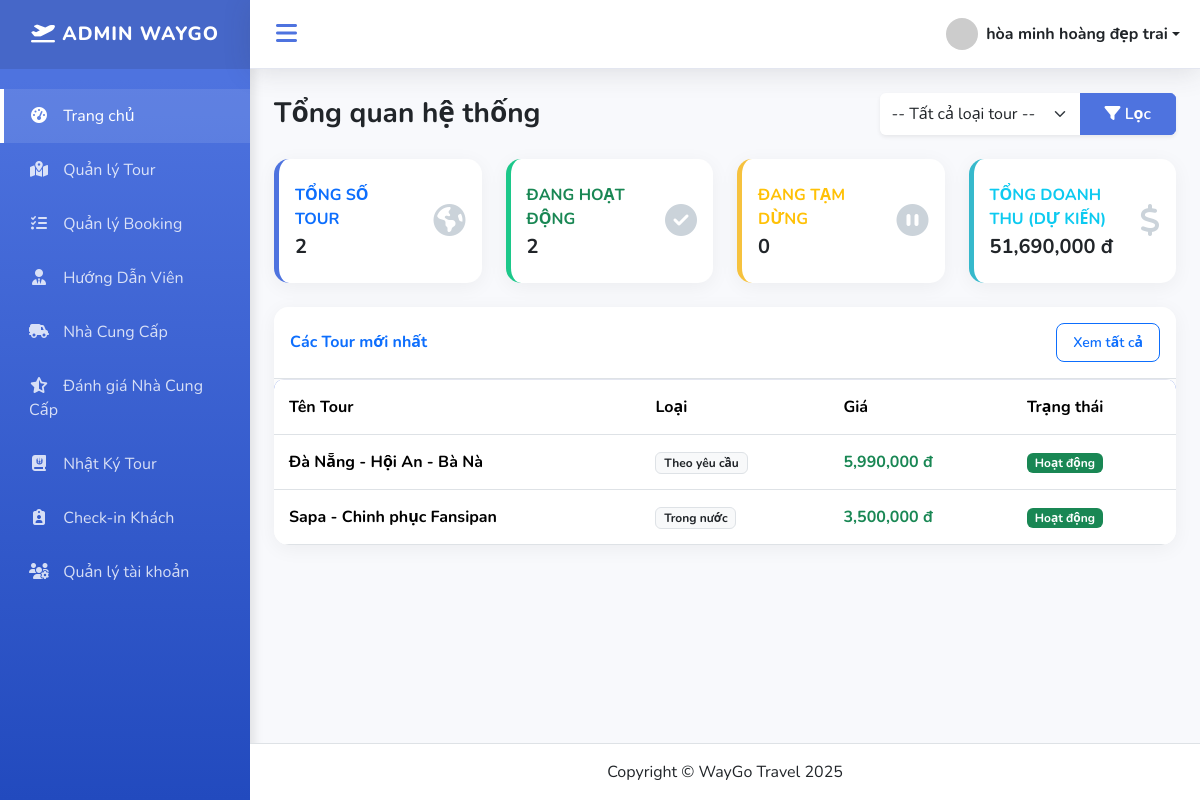
The page /index.php?action=dashboard (signed in) on the database its author committed.
### tables this page shows
CREATE TABLE `tours` (
  `id` int NOT NULL,
  `ten_tour` varchar(255) NOT NULL,
  `loai_tour` enum('Trong nước','Quốc tế','Theo yêu cầu') NOT NULL,
  `dia_diem` varchar(255) NOT NULL,
  `thoi_gian` varchar(100) DEFAULT NULL,
  `gia_tour` decimal(12,2) DEFAULT NULL,
  `mo_ta` text,
  `ngay_khoi_hanh` date DEFAULT NULL,
  `phuong_tien` varchar(100) DEFAULT NULL,
  `so_nguoi_toi_da` int DEFAULT NULL,
  `status` enum('Hoạt động','Đang tạm dừng','Hủy') DEFAULT 'Hoạt động'
);

### controllers/DashboardController.php (called while the page is built, shortened)
<?php
require_once PATH_MODEL . "TourModel.php";
require_once PATH_MODEL . "BookingModel.php";
class DashboardController {
    private $tourModel;
    private $bookingModel;
    public function __construct() {
        $this->tourModel = new TourModel();
        $this->bookingModel = new BookingModel();
    }
    public function index() {
        $tours = $this->tourModel->getAllTours();
        $stats = [
            'total' => count($tours),
            'active' => 0,
            'paused' => 0,
            'cancelled' => 0
        ];
        foreach ($tours as $t) {
            $t = (array)$t;
            if ($t['status'] == 'Hoạt động') $stats['active']++;
            elseif ($t['status'] == 'Đang tạm dừng') $stats['paused']++;
            elseif ($t['status'] == 'Hủy') $stats['cancelled']++;
        }
        $bookings = $this->bookingModel->getAllBookings();
        $totalRevenue = 0;
        foreach($bookings as $b) {
            $totalRevenue += $b['tong_tien'];
        }
        include PATH_VIEW . 'admin/dashboard.php';
    }
}

### index.php (called while the page is built, shortened)
<?php
require_once './routes/index.php';

### models/BaseModel.php (called while the page is built, shortened)
<?php
class BaseModel
{
    public function __construct()
    {
        $dsn = sprintf('mysql:host=%s;port=%s;dbname=%s;charset=utf8', DB_HOST, DB_PORT, DB_NAME);
        try {
            $this->pdo = new PDO($dsn, DB_USERNAME, DB_PASSWORD, DB_OPTIONS);
        } catch (PDOException $e) {
            die("Kết nối cơ sở dữ liệu thất bại: {$e->getMessage()}. Vui lòng thử lại sau.");
        }
    }
}

### models/TourModel.php (called while the page is built, shortened)
<?php
class TourModel extends BaseModel {
    public function getAllTours($keyword = null, $loai_tour = null) {
    $sql = "SELECT t.*,
            (SELECT image_path FROM tour_images WHERE tour_id = t.id LIMIT 1) AS image_path
            FROM tours t
            WHERE 1=1";
    $params = [];
    $sql .= " ORDER BY t.id DESC";
    $stmt = $this->pdo->prepare($sql);
    $stmt->execute($params);
    return $stmt->fetchAll(PDO::FETCH_OBJ);
}
}
?>

### models/BookingModel.php (called while the page is built, shortened)
<?php
require_once "BaseModel.php";
class BookingModel extends BaseModel
{
    public function getAllBookings($status = null)
    {
        $sql = "SELECT b.*, t.ten_tour, t.thoi_gian, h.ho_ten AS hdv_name,
                COALESCE(b.ngay_khoi_hanh, t.ngay_khoi_hanh) as hien_thi_ngay,
                (SELECT image_path FROM tour_images WHERE tour_id = t.id LIMIT 1) as tour_image
                FROM bookings b
                LEFT JOIN tours t ON b.tour_id = t.id
                LEFT JOIN huong_dan_viens h ON b.hdv_id = h.id
                WHERE 1=1";
        $sql .= " ORDER BY b.created_at DESC";
        return $this->pdo->query($sql)->fetchAll(PDO::FETCH_ASSOC);
    }
}

### views/admin/dashboard.php (the view, shortened to what this page needs)
<?php include PATH_VIEW . 'layouts/header.php'; ?>
<div class="d-sm-flex align-items-center justify-content-between mb-4">
    <h1 class="h3 mb-0 text-gray-800 fw-bold">Tổng quan hệ thống</h1>
    <form class="d-flex shadow-sm bg-white rounded overflow-hidden" method="GET" action="index.php">
        <select name="tour_type" class="form-select border-0" style="width: 200px;" onchange="this.form.submit()">
            <option value="">-- Tất cả loại tour --</option>
        </select>
        <button class="btn btn-primary rounded-0 px-4"><i class="fa-solid fa-filter"></i> Lọc</button>
    </form>
</div>
<div class="row g-4 mb-4">
    <div class="col-xl-3 col-md-6">
        <div class="card card-modern card-border-left-primary h-100 py-2">
            <div class="card-body">
                <div class="row no-gutters align-items-center">
                    <div class="col mr-2">
                        <div class="text-xs fw-bold text-primary text-uppercase mb-1">
                            Tổng số Tour</div>
                        <div class="h5 mb-0 fw-bold text-gray-800"><?= $stats['total'] ?></div>
                    </div>
                    <div class="col-auto">
                        <i class="fa-solid fa-earth-americas fa-2x text-gray-300" style="color: #cbd3da;"></i>
                    </div>
                </div>
            </div>
        </div>
    </div>
    <div class="col-xl-3 col-md-6">
        <div class="card card-modern card-border-left-success h-100 py-2">
            <div class="card-body">
                <div class="row no-gutters align-items-center">
                    <div class="col mr-2">
                        <div class="text-xs fw-bold text-success text-uppercase mb-1">
                            Đang hoạt động</div>
                        <div class="h5 mb-0 fw-bold text-gray-800"><?= $stats['active'] ?></div>
                    </div>
                    <div class="col-auto">
                        <i class="fa-solid fa-check-circle fa-2x" style="color: #cbd3da;"></i>
                    </div>
                </div>
            </div>
        </div>
    </div>
    <div class="col-xl-3 col-md-6">
        <div class="card card-modern card-border-left-warning h-100 py-2">
            <div class="card-body">
                <div class="row no-gutters align-items-center">
                    <div class="col mr-2">
                        <div class="text-xs fw-bold text-warning text-uppercase mb-1">
                            Đang tạm dừng</div>
                        <div class="h5 mb-0 fw-bold text-gray-800"><?= $stats['paused'] ?></div>
                    </div>
                    <div class="col-auto">
                        <i class="fa-solid fa-pause-circle fa-2x" style="color: #cbd3da;"></i>
                    </div>
                </div>
            </div>
        </div>
    </div>
    <div class="col-xl-3 col-md-6">
        <div class="card card-modern card-border-left-info h-100 py-2">
            <div class="card-body">
                <div class="row no-gutters align-items-center">
                    <div class="col mr-2">
                        <div class="text-xs fw-bold text-info text-uppercase mb-1">
                            Tổng doanh thu (Dự kiến)</div>
                        <div class="h5 mb-0 fw-bold text-gray-800"><?= number_format($totalRevenue) ?> đ</div>
                    </div>
                    <div class="col-auto">
                        <i class="fa-solid fa-dollar-sign fa-2x" style="color: #cbd3da;"></i>
                    </div>
                </div>
            </div>
        </div>
    </div>
</div>
<div class="row">
    <div class="col-lg-12">
        <div class="card card-modern mb-4">
            <div class="card-header py-3 d-flex flex-row align-items-center justify-content-between bg-white border-bottom">
                <h6 class="m-0 fw-bold text-primary">Các Tour mới nhất</h6>
                <a href="index.php?action=tour_list" class="btn btn-sm btn-outline-primary">Xem tất cả</a>
            </div>
            <div class="card-body p-0">
                <div class="table-responsive">
                    <table class="table table-modern align-middle mb-0">
                        <thead>
                            <tr>
                                <th>Tên Tour</th>
                                <th>Loại</th>
                                <th>Giá</th>
                                <th>Trạng thái</th>
                            </tr>
                        </thead>
                        <tbody>
                            <?php
                            $count = 0;
                            foreach($tours as $t):
                                $t = (array)$t;
                            ?>
                            <tr>
                                <td class="fw-bold"><?= $t['ten_tour'] ?></td>
                                <td><span class="badge bg-light text-dark border"><?= $t['loai_tour'] ?></span></td>
                                <td class="text-success fw-bold"><?= number_format($t['gia_tour']) ?> đ</td>
                                <td>
                                    <?php if($t['status'] == 'Hoạt động'): ?>
                                        <span class="badge bg-success">Hoạt động</span>
                                    <?php elseif($t['status'] == 'Đang tạm dừng'): ?>
                                        <span class="badge bg-warning text-dark">Tạm dừng</span>
                                    <?php else: ?>
                                        <span class="badge bg-danger">Hủy</span>
                                    <?php endif; ?>
                                </td>
                            </tr>
                            <?php $count++; endforeach; ?>
                        </tbody>
                    </table>
                </div>
            </div>
        </div>
    </div>
</div>
<?php include PATH_VIEW . 'layouts/footer.php'; ?>

### assets/css/dashboard.css (style rules this page uses)
:root { --primary-color: #4e73df; --secondary-color: #858796; --success-color: #1cc88a; --info-color: #36b9cc; --warning-color: #f6c23e; --danger-color: #e74a3b; --dark-bg: #222e3c; --light-bg: #f8f9fc; --sidebar-width: 250px; --sidebar-collapsed-width: 70px; --transition-speed: 0.3s; }
body { background-color: var(--light-bg); font-family: 'Nunito', 'Segoe UI', sans-serif; overflow-x: hidden; }
.card-modern { border: none; border-radius: 15px; box-shadow: 0 4px 20px rgba(0, 0, 0, 0.05); transition: transform 0.3s ease; background: #fff; overflow: hidden; height: auto !important; min-height: 0; }
.card-border-left-primary { border-left: 5px solid var(--primary-color); }
.card-border-left-success { border-left: 5px solid var(--success-color); }
.card-border-left-warning { border-left: 5px solid var(--warning-color); }
.card-border-left-info { border-left: 5px solid var(--info-color); }
.table-modern { background: #fff; border-radius: 10px; overflow: hidden; box-shadow: 0 0 20px rgba(0,0,0,0.05); width: 100%; margin-bottom: 1rem; color: #212529; }
.table-modern thead { background-color: var(--primary-color); color: white; }
.table-modern th, .table-modern td { padding: 15px; vertical-align: middle; border-top: 1px solid #e3e6f0; }
.btn { border-radius: 8px; padding: 8px 16px; font-weight: 600; transition: all 0.3s; }
.btn-primary { background-color: var(--primary-color); border-color: var(--primary-color); }

### rows shown on the page
tours: ten_tour "Đà Nẵng - Hội An - Bà Nà", loai_tour "Theo yêu cầu", gia_tour "5,990,000", status "Hoạt động"
tours: ten_tour "Sapa - Chinh phục Fansipan", loai_tour "Trong nước", gia_tour "3,500,000", status "Hoạt động"

### other values the page prints
$_SESSION['user_name'] "hòa minh hoàng đẹp trai"
$stats['total'] "2"
$stats['active'] "2"
$stats['paused'] "0"
$totalRevenue "51,690,000"
